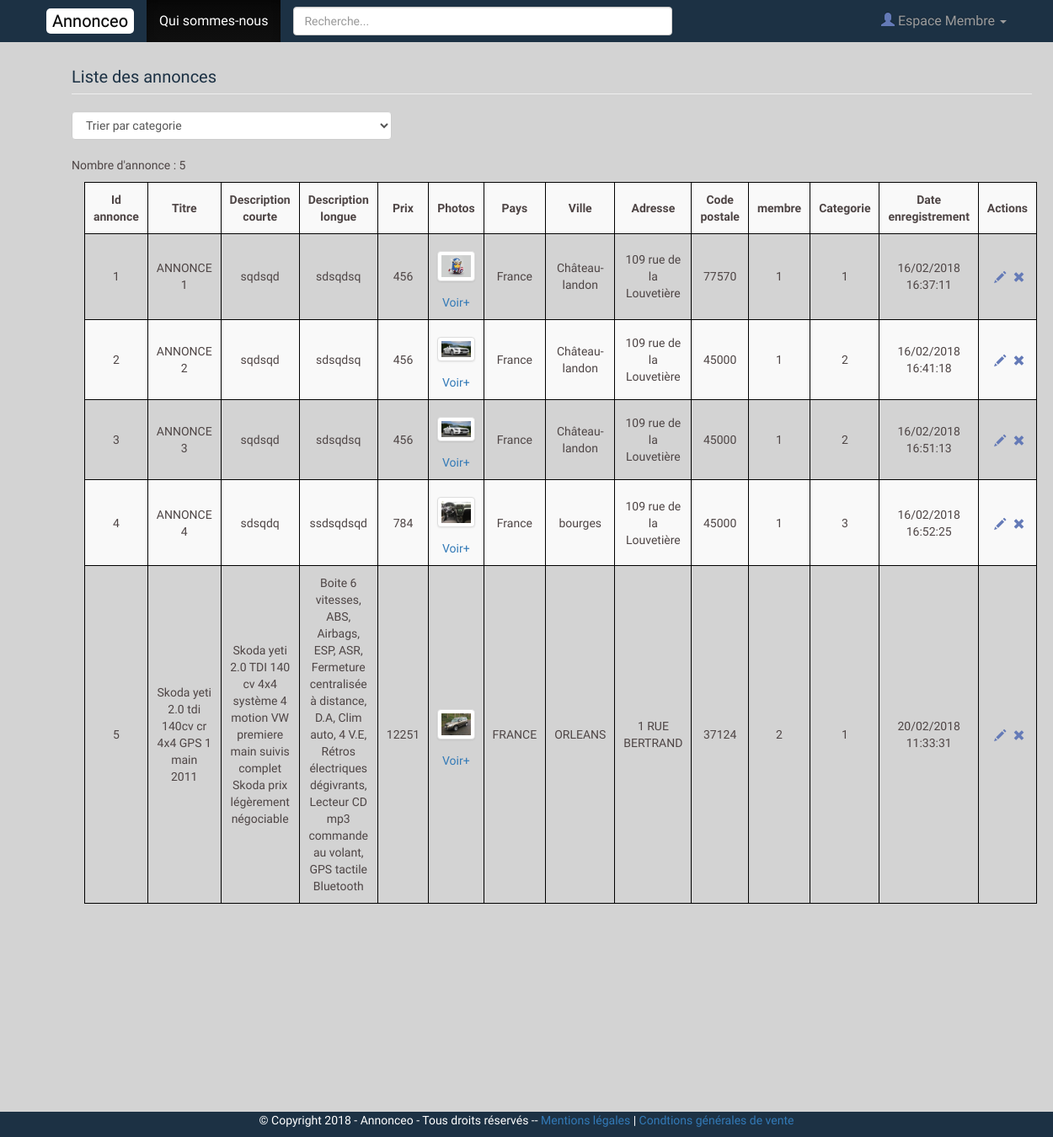
Screenshot of /php/back_office/gestion_annonces.php with the database file from the repository.
### tables this page shows
CREATE TABLE `annonce` (
  `id_annonce` int(3) NOT NULL,
  `titre` varchar(255) NOT NULL,
  `description_courte` varchar(255) NOT NULL,
  `description_longue` text NOT NULL,
  `prix` float NOT NULL,
  `pays` varchar(20) NOT NULL,
  `ville` varchar(20) NOT NULL,
  `adresse` varchar(50) NOT NULL,
  `cp` int(5) NOT NULL,
  `membre_id` int(3) NOT NULL,
  `categorie_id` int(3) NOT NULL,
  `date_enregistrement` datetime NOT NULL DEFAULT CURRENT_TIMESTAMP
);

### php_inc/functions.php (called while the page is built, shortened)
<?php
function format_dateHeure($dateHeure){
    $dateHeure = date_create($dateHeure);
    $dateHeureFormatee = date_format($dateHeure,'d/m/Y H:i:s');
    return $dateHeureFormatee;
}
?>

### php/back_office/gestion_annonces.php (the view, shortened to what this page needs)
<?php
require_once('../../php_inc/init.php');
require_once('../../php_inc/header.php');
$contenu='';
$resul= $pdo->query('SELECT
ANN.id_annonce,
ANN.titre,
ANN.description_courte,
ANN.description_longue,
ANN.prix,
ANN.pays,
ANN.ville,
ANN.adresse,
ANN.cp,
ANN.membre_id,
ANN.categorie_id,
ANN.date_enregistrement,
PHO.url,
PHO.annonce_id,
MIN(PHO.date_enregistrement)
FROM annonce ANN
INNER JOIN photo PHO ON PHO.annonce_id=ANN.id_annonce
GROUP BY ANN.id_annonce');
$contenu .="<h2 class='page-header' > Liste des annonces</h2>";
$resulcat=$pdo->query('SELECT * FROM categorie');
$contenu .='<div class="col-xs-4 select_cat"><select class="form-control">
            <option selected>Trier par categorie</option>';
while($cat=$resulcat->fetch(PDO::FETCH_ASSOC))
{
    $contenu.='<option value="'.$cat['titre'].'">Categorie: '.$cat['titre'].'</option>';
};
$contenu .='</select><br></div>';
$contenu .="<p>Nombre d'annonce : ".$resul->rowCount()."</p>";
$contenu .="<div class='col-md-12'><table class='table-striped table-categorie'>
            <tr>";
$contenu .='<th class="th_categorie">Id annonce</th>';
$contenu .='<th class="th_categorie">Titre</th>';
$contenu .='<th class="th_categorie">Description courte</th>';
$contenu .='<th class="th_desc">Description longue</th>';
$contenu .='<th class="th_categorie">Prix</th>';
$contenu .='<th class="th_categorie">Photos</th>';
$contenu .='<th class="th_categorie">Pays</th>';
$contenu .='<th class="th_categorie">Ville</th>';
$contenu .='<th class="th_categorie">Adresse</th>';
$contenu .='<th class="th_categorie">Code postale</th>';
$contenu .='<th class="th_categorie">membre</th>';
$contenu .='<th class="th_categorie">Categorie</th>';
$contenu .='<th class="th_categorie">Date enregistrement</th>';
$contenu .='<th class="th_categorie">Actions</th>';
$contenu .="</tr>";
while($ligne = $resul->fetch(PDO::FETCH_ASSOC) )
{
$contenu .='<tr>';
$contenu .='<td>'.$ligne['id_annonce'].'</td>';
$contenu .='<td>'.$ligne['titre'].'</td>';
$contenu .='<td>'.$ligne['description_courte'].'</td>';
$contenu .='<td>'.$ligne['description_longue'].'</td>';
$contenu .='<td>'.$ligne['prix'].'</td>';
$contenu .='<td><a target="_blank" href="'.$ligne['url'].'"> <img class="img-thumbnail img-responsive affiche" src="'.$ligne['url'].'" alt="'.$ligne['annonce_id'].'"></a>
<a class="font-size:8px;text-align : center" href="#ModalAutresPhotos" data-toggle="modal">Voir+</a></td>';
?>
<?php
$contenu .='<td>'.$ligne['pays'].'</td>';
$contenu .='<td>'.$ligne['ville'].'</td>';
$contenu .='<td>'.$ligne['adresse'].'</td>';
$contenu .='<td>'.$ligne['cp'].'</td>';
$contenu .='<td>'.$ligne['membre_id'].'</td>';
$contenu .='<td>'.$ligne['categorie_id'].'</td>';
$contenu .='<td>'.format_dateheure($ligne['date_enregistrement']).'</td>';
$contenu .='<td><a href="?action=modification&id_annonce='.$ligne['id_annonce'].'"><span class="glyphicon modif glyphicon-pencil" aria-hidden="true"></span></a>
                <a href="?action=suppression&id_annonce='.$ligne['id_annonce'].'"onclick=
                "return(confirm(\'Etes vous certain de vouloir supprimer cette annonce :'.$ligne['titre'].'?\'))"><span class="glyphicon glyphicon-remove" aria-hidden="true"></span></a></td>';
$contenu .='</tr>';
}
$contenu .='</div><table>';
echo $contenu;
?>
<?php
require_once('../../php_inc/footer.php');
?>

### assets/css/style.css (style rules this page uses)
body { background: lightgray; color: #4e4545; font-family: Play; min-height: 1350px; padding: 70px; }
h2 { margin: 0; font-size: 20px; color: #1C3144; }
.page-header { margin: 10px 0 20px; }
img.img-thumbnail.img-responsive { margin-top:10px !important; }
.select_cat { float: none; padding:0; }
table.table-striped { width:100%; }
table.table-striped th { padding:10px; text-align: center; border:1px solid black; }
.table-striped td { padding:10px; text-align: center; border:1px solid black; }
th.th_categorie { width:10%; }
.glyphicon.modif { color:#647ab7; padding: 10%; }
.glyphicon { color:#647ab7; }
img.img-responsive { margin-bottom: 15px; }

### rows the page displays
annonce: id_annonce "1", titre "ANNONCE 1", description_courte "sqdsqd", description_longue "sdsqdsq", prix "456", pays "France", ville "Château-landon", adresse "109 rue de la Louvetière", cp "77570", membre "1", categorie "1", date_enregistrement "16/02/2018 16:37:11"
annonce: id_annonce "2", titre "ANNONCE 2", description_courte "sqdsqd", description_longue "sdsqdsq", prix "456", pays "France", ville "Château-landon", adresse "109 rue de la Louvetière", cp "45000", membre "1", categorie "2", date_enregistrement "16/02/2018 16:41:18"
annonce: id_annonce "3", titre "ANNONCE 3", description_courte "sqdsqd", description_longue "sdsqdsq", prix "456", pays "France", ville "Château-landon", adresse "109 rue de la Louvetière", cp "45000", membre "1", categorie "2", date_enregistrement "16/02/2018 16:51:13"
annonce: id_annonce "4", titre "ANNONCE 4", description_courte "sdsqdq", description_longue "ssdsqdsqd", prix "784", pays "France", ville "bourges", adresse "109 rue de la Louvetière", cp "45000", membre "1", categorie "3", date_enregistrement "16/02/2018 16:52:25"
annonce: id_annonce "5", titre "Skoda yeti 2.0 tdi 140cv cr 4x4 GPS 1 main 2011", description_courte "Skoda yeti 2.0 TDI 140 cv 4x4 système 4 motion VW premiere main suivis complet Skoda prix légèrement négociable", description_longue "Boite 6 vitesses, ABS, Airbags, ESP, ASR, Fermeture centralisée à distance, D.A, Clim auto, 4 V.E, Rétros électriques dégivrants, Lecteur CD mp3 commande au volant, GPS tactile Bluetooth", prix "12251", pays "FRANCE", ville "ORLEANS", adresse "1 RUE BERTRAND", cp "37124", membre "2", categorie "1", date_enregistrement "20/02/2018 11:33:31"

### other values shown
$resul->rowCount() "5"
